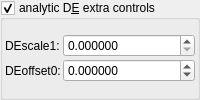
    <widget class="MyGroupBox" name="groupCheck_analyticDE_enabled_false">
     <property name="toolTip">
      <string>&lt;html&gt;&lt;head/&gt;&lt;body&gt;&lt;p&gt;Adjusts the DE every time this slot is iterated.&lt;/p&gt;&lt;p&gt;The aim is to keep these parameters as low as possible.&lt;/p&gt;&lt;p&gt;High values improve the DE, but detail is lost.&lt;/p&gt;&lt;p&gt;Occasionally a negative Offset value is used. &lt;/p&gt;&lt;/body&gt;&lt;/html&gt;</string>
     </property>
     <property name="title">
      <string>analytic D&amp;E extra controls</string>
     </property>
     <property name="checkable">
      <bool>true</bool>
     </property>
     <layout class="QVBoxLayout" name="verticalLayout_13" stretch="0">
      <property name="spacing">
       <number>2</number>
      </property>
      <property name="leftMargin">
       <number>2</number>
      </property>
      <property name="topMargin">
       <number>2</number>
      </property>
      <property name="rightMargin">
       <number>2</number>
      </property>
      <property name="bottomMargin">
       <number>2</number>
      </property>
      <item>
       <layout class="QGridLayout" name="gridLayout_24" columnstretch="0,1">
        <property name="spacing">
         <number>2</number>
        </property>
        <item row="1" column="1">
         <widget class="MyDoubleSpinBox" name="spinbox_analyticDE_offset_0">
          <property name="sizePolicy">
           <sizepolicy hsizetype="Minimum" vsizetype="Maximum">
            <horstretch>0</horstretch>
            <verstretch>0</verstretch>
           </sizepolicy>
          </property>
          <property name="toolTip">
           <string>&lt;html&gt;&lt;head/&gt;&lt;body&gt;&lt;p&gt;Clamps are only variable in slot#1,&lt;/p&gt;&lt;p&gt;in other slots they are set to default&lt;/p&gt;&lt;/body&gt;&lt;/html&gt;</string>
          </property>
          <property name="prefix">
           <string/>
          </property>
          <property name="suffix">
           <string/>
          </property>
          <property name="decimals">
           <number>6</number>
          </property>
          <property name="minimum">
           <double>-99.989999999999995</double>
          </property>
          <property name="maximum">
           <double>99.989999999999995</double>
          </property>
          <property name="singleStep">
           <double>0.100000000000000</double>
          </property>
          <property name="value">
           <double>0.000000000000000</double>
          </property>
         </widget>
        </item>
        <item row="0" column="0">
         <widget class="QLabel" name="label_256">
          <property name="text">
           <string>DEscale1:</string>
          </property>
         </widget>
        </item>
        <item row="1" column="0">
         <widget class="QLabel" name="label_269">
          <property name="text">
           <string>DEoffset0:</string>
          </property>
         </widget>
        </item>
        <item row="0" column="1">
         <widget class="MyDoubleSpinBox" name="spinbox_analyticDE_scale_1">
          <property name="sizePolicy">
           <sizepolicy hsizetype="Minimum" vsizetype="Maximum">
            <horstretch>0</horstretch>
            <verstretch>0</verstretch>
           </sizepolicy>
          </property>
          <property name="toolTip">
           <string>&lt;html&gt;&lt;head/&gt;&lt;body&gt;&lt;p&gt;Clamps are only variable in slot#1,&lt;/p&gt;&lt;p&gt;in other slots they are set to default&lt;/p&gt;&lt;/body&gt;&lt;/html&gt;</string>
          </property>
          <property name="prefix">
           <string/>
          </property>
          <property name="suffix">
           <string/>
          </property>
          <property name="decimals">
           <number>6</number>
          </property>
          <property name="minimum">
           <double>0.000000000000000</double>
          </property>
          <property name="maximum">
           <double>99.989999999999995</double>
          </property>
          <property name="singleStep">
           <double>0.100000000000000</double>
          </property>
         </widget>
        </item>
       </layout>
      </item>
     </layout>
    </widget>
